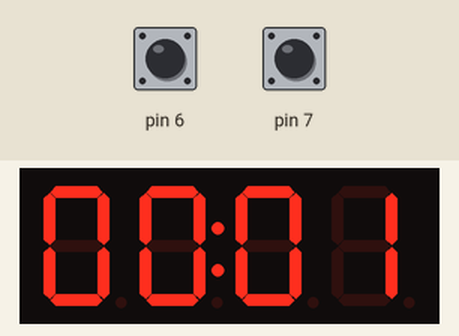
The sketch below on a simulated Arduino Uno, built with avr-gcc and run on an emulated ATmega328P. Shown: 4-digit seven-segment display. Inputs (shaded band) come from the test bench; at power-on: pin 6 HIGH, pin 7 HIGH.

Above: at 1.2 s.
1.3 s: pin 6 pulled LOW for 0.15 s
2.9 s: pin 6 pulled LOW for 1 s
At 4.17 s:
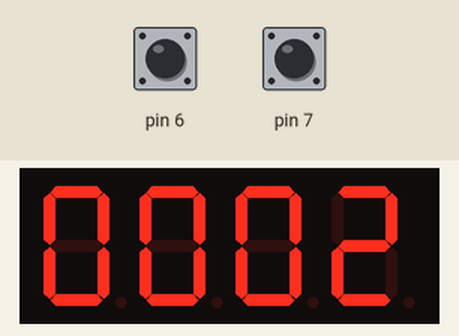
5.4 s: pin 7 pulled LOW for 3.2 s
10.6 s: pin 7 pulled LOW for 0.15 s
Timing chart, 0 to 13.6 s (numbered marks = the images above; inputs shaded):
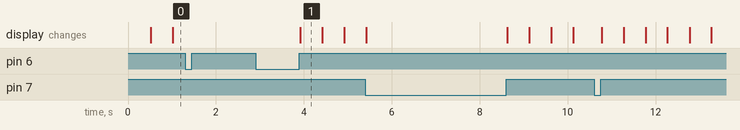

The sketch:

TM1637Display.ino
```cpp
#include <TM1637Display.h>

#define CLK 2
#define DIO 3

TM1637Display dsp(CLK, DIO);

unsigned long cTime;
unsigned long rTime = 0;
unsigned long bTime = 0;
int second = 0;
int minute = 0;
int timeData = 0;
bool blinkToggle = false;

bool state = true; // true면 시간이 흘러가고, false면 시간이 멈춰 있는다.

void setup()
{
  pinMode(6, INPUT_PULLUP); // stop 버튼
  pinMode(7, INPUT_PULLUP); // reset 버튼
  dsp.setBrightness(7); // 밝기 설정
  dsp.showNumberDecEx(0, 0x40, true);
}

void loop()
{
  if (digitalRead(6) == LOW)
  {
    state = !state;
    while (!digitalRead(6));
  }
  if (digitalRead(7) == LOW)
  {
    second = minute = timeData = 0; // 시간 초기화
    while (!digitalRead(7));
  }
  if (state)
  {
    cTime = millis(); // 현재 시간 측정
    if (cTime - rTime > 999)
    {
      second++;
      if (second > 59)
      {
        second = 0;
        minute++;
        if (minute > 59)
        {
          minute = 0;
        }
      }
      timeData = minute * 100 + second;
      rTime = cTime;
    }
  }

  if (cTime - bTime > 499) // 깜빡이기
  {
    if (blinkToggle)
    {
      dsp.showNumberDecEx(timeData, 0x40, true);
      blinkToggle = false;
    }
    else
    {
      dsp.showNumberDecEx(timeData, 0, true);
      blinkToggle = true;
    }
    bTime = cTime;
  }
}
```

Measured:
- after the input at 1.3 s, every drawn part: stays the same
- after the input at 2.9 s, the display: changes after 1.0 s (image 1)
